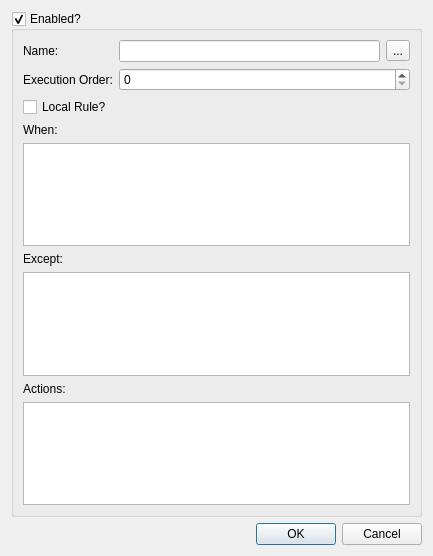
<?xml version="1.0" encoding="UTF-8"?>
<ui version="4.0">
 <class>CShowRule</class>
 <widget class="QDialog" name="CShowRule">
  <property name="geometry">
   <rect>
    <x>0</x>
    <y>0</y>
    <width>433</width>
    <height>556</height>
   </rect>
  </property>
  <property name="windowTitle">
   <string>Rule:</string>
  </property>
  <layout class="QVBoxLayout" name="verticalLayout">
   <item>
    <widget class="QGroupBox" name="enabled">
     <property name="title">
      <string>Enabled?</string>
     </property>
     <property name="checkable">
      <bool>true</bool>
     </property>
     <layout class="QGridLayout" name="gridLayout">
      <item row="0" column="0">
       <widget class="QLabel" name="label">
        <property name="text">
         <string>Name:</string>
        </property>
       </widget>
      </item>
      <item row="1" column="0">
       <widget class="QLabel" name="label_3">
        <property name="text">
         <string>Execution Order:</string>
        </property>
       </widget>
      </item>
      <item row="7" column="0" colspan="2">
       <widget class="QLabel" name="label_4">
        <property name="text">
         <string>Actions:</string>
        </property>
       </widget>
      </item>
      <item row="5" column="0" colspan="2">
       <widget class="QLabel" name="label_2">
        <property name="text">
         <string>Except:</string>
        </property>
       </widget>
      </item>
      <item row="3" column="0" colspan="2">
       <widget class="QLabel" name="label_5">
        <property name="text">
         <string>When:</string>
        </property>
       </widget>
      </item>
      <item row="0" column="1">
       <widget class="QLineEdit" name="name"/>
      </item>
      <item row="0" column="2">
       <widget class="QToolButton" name="autoRename">
        <property name="text">
         <string>...</string>
        </property>
       </widget>
      </item>
      <item row="1" column="1" colspan="2">
       <widget class="QSpinBox" name="executionOrder"/>
      </item>
      <item row="2" column="0" colspan="3">
       <widget class="QCheckBox" name="localRule">
        <property name="text">
         <string>Local Rule?</string>
        </property>
       </widget>
      </item>
      <item row="4" column="0" colspan="3">
       <widget class="QTextEdit" name="when">
        <property name="readOnly">
         <bool>true</bool>
        </property>
       </widget>
      </item>
      <item row="6" column="0" colspan="3">
       <widget class="QTextEdit" name="except">
        <property name="readOnly">
         <bool>true</bool>
        </property>
       </widget>
      </item>
      <item row="8" column="0" colspan="3">
       <widget class="QTextEdit" name="actions">
        <property name="readOnly">
         <bool>true</bool>
        </property>
       </widget>
      </item>
     </layout>
    </widget>
   </item>
   <item>
    <widget class="QDialogButtonBox" name="buttonBox">
     <property name="orientation">
      <enum>Qt::Horizontal</enum>
     </property>
     <property name="standardButtons">
      <set>QDialogButtonBox::Cancel|QDialogButtonBox::Ok</set>
     </property>
    </widget>
   </item>
  </layout>
 </widget>
 <tabstops>
  <tabstop>enabled</tabstop>
  <tabstop>name</tabstop>
  <tabstop>executionOrder</tabstop>
  <tabstop>localRule</tabstop>
  <tabstop>when</tabstop>
  <tabstop>except</tabstop>
 </tabstops>
 <resources>
  <include location="MainWindow.qrc"/>
 </resources>
 <connections>
  <connection>
   <sender>buttonBox</sender>
   <signal>accepted()</signal>
   <receiver>CShowRule</receiver>
   <slot>accept()</slot>
   <hints>
    <hint type="sourcelabel">
     <x>248</x>
     <y>254</y>
    </hint>
    <hint type="destinationlabel">
     <x>157</x>
     <y>274</y>
    </hint>
   </hints>
  </connection>
  <connection>
   <sender>buttonBox</sender>
   <signal>rejected()</signal>
   <receiver>CShowRule</receiver>
   <slot>reject()</slot>
   <hints>
    <hint type="sourcelabel">
     <x>316</x>
     <y>260</y>
    </hint>
    <hint type="destinationlabel">
     <x>286</x>
     <y>274</y>
    </hint>
   </hints>
  </connection>
 </connections>
</ui>
